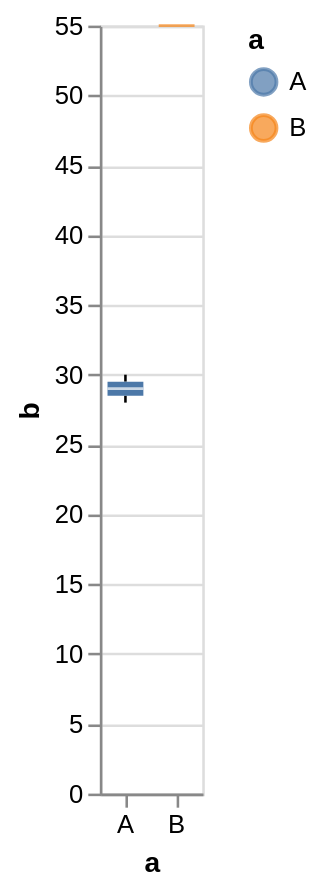

Specify this chart in Vega-Lite:
### Vega-Lite specification from a JSON file in a GitHub repository (floating-point values rounded to 4 significant figures)
{"$schema": "https://vega.github.io/schema/vega-lite/v5.json", "description": "A simple bar chart with embedded data.", "data": {"values": [{"a": "A", "b": 28}, {"a": "A", "b": 30}, {"a": "B", "b": 55}]}, "mark": "boxplot", "encoding": {"x": {"field": "a", "type": "nominal", "axis": {"labelAngle": 0}}, "color": {"field": "a", "type": "nominal"}, "y": {"field": "b", "type": "quantitative"}}}
